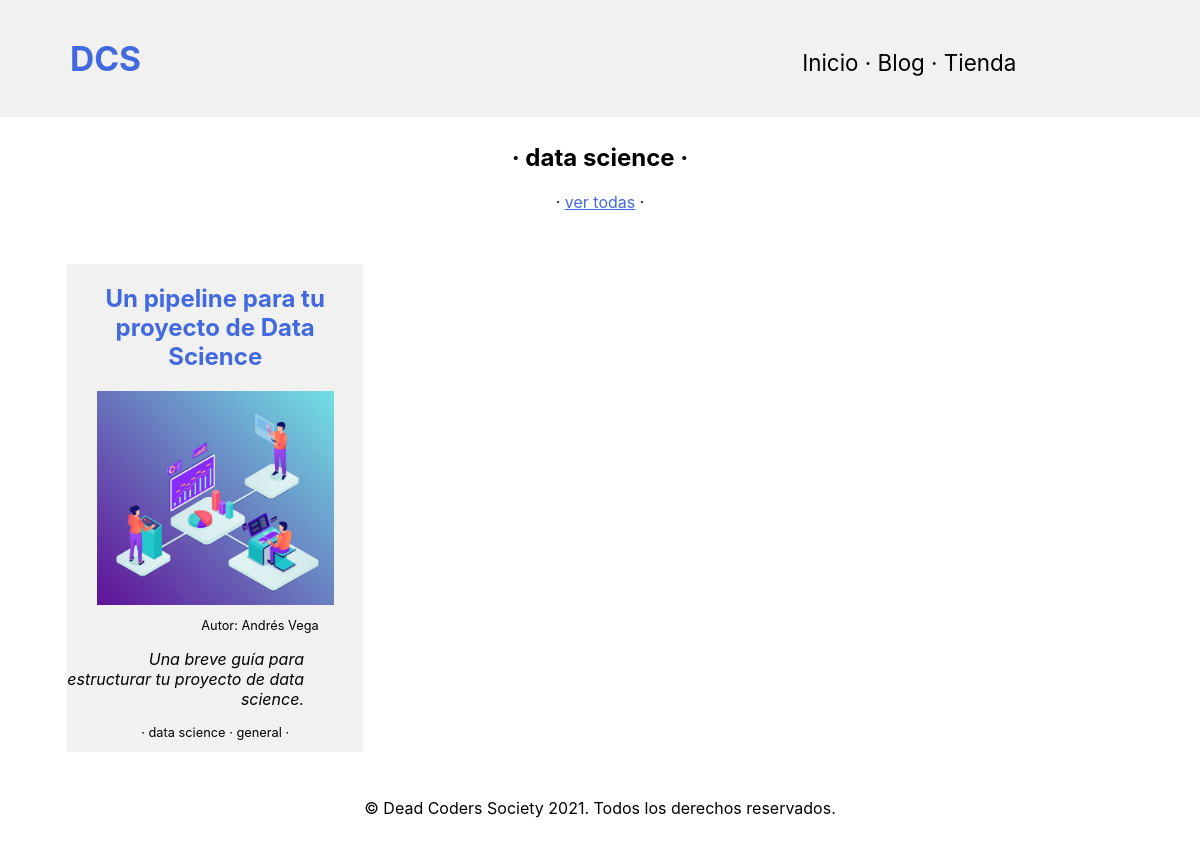
Screenshot of /blog/cat/1 with the database file from the repository.
### blog/models.py (models this page shows, shortened)
class Category(models.Model):
    nombre = models.CharField(max_length=50)

class Post(models.Model):
    titulo = models.CharField(max_length=50)
    resumen = models.CharField(max_length=150)
    autor = models.ForeignKey(Author, on_delete=models.CASCADE)
    categoria = models.ManyToManyField(Category)
    imagen = models.ImageField(upload_to='blog')
    contenido = models.TextField(blank=True)
    creado = models.DateTimeField(auto_now_add=True)
    actualizado = models.DateTimeField(auto_now_add=True)
    likes = models.IntegerField(default=0)

class Author(models.Model):
    user = models.OneToOneField(User, on_delete=models.CASCADE)
    nombre = models.CharField(max_length=50, blank = True)
    bio = models.TextField(blank=True)
    photo = models.ImageField(upload_to='blog')
    instagram = models.CharField(max_length=500, blank=True)

### blog/views.py (the view)
# urls.py: path('cat/<int:categoria_id>', categoria, name='categoria'),
def categoria(request, categoria_id):
    categoria = Category.objects.get(id=categoria_id)
    post = Post.objects.filter(categoria=categoria)
    return render(request, 'blog/categoria.html', {'post': post, 'categoria':categoria})

### carrito/context_processor.py (called while the page is built)
def importe_total_carro(request):
    Carro(request)
    total = 0
    for key in request.session['carro'].keys():
        value = request.session['carro'][key]
        total = total + float(value['precio'])*float(value['cantidad'])
    return {'importe_total_carro': total}

def costo_total(request):
    total = importe_total_carro(request)['importe_total_carro'] + costo_de_envio(request)['costo_de_envio']
    return {'costo_total':total}

### blog/templates/blog/categoria.html
{% extends "mysite/base.html" %}
{% load static %}
{% block content %}
<h2 style="padding-top:3%;text-align: center;"> · {{categoria.nombre}} · </h2>
<p style="text-align: center;"> · <a href="/blog" style="color: royalblue;">ver todas</a> ·</p>
{% for entrada in post %}
<div style="background-color: rgb(241, 241, 241);
 position: unset;
 max-width:25%;
text-align: center;
margin-left: 5%;
margin-top: 3%;
display: inline-block;
top: 0%;
">
    <h2>
        <a href="{{entrada.id}}"
        style="color:royalblue;
        text-decoration: none;">{{entrada.titulo}}</a>
    </h2>
    <img src="{{entrada.imagen.url}}" style="max-width: 80%;">
    <p style="padding-right:15%;font-size: 0.8em;
    text-align: right;">Autor: {{entrada.autor.nombre}}</p>
    <p style="max-width: 80%;
    text-align: right;">
        <i>{{entrada.resumen}}</i>
    </p>
    <p style="font-size: 0.8em;">·
    {% for cat in entrada.categoria.all %}
    {{cat.nombre}} ·
    {% endfor %}
    </p>
</div>
{% endfor %}
{% endblock %}

### media/static/mysite/css/gestion.css (style rules this page uses)
body { font-family: -apple-system, BlinkMacSystemFont, 'Segoe UI', Roboto, Oxygen, Ubuntu, Cantarell, 'Open Sans', 'Helvetica Neue', sans-serif; }

### rows the page displays
Category: nombre "data science"
Post: titulo "Un pipeline para tu proyecto de Data Science", imagen (picture), autor.nombre "Andrés Vega", resumen "Una breve guía para estructurar tu proyecto de data science."
Category: nombre "general"
